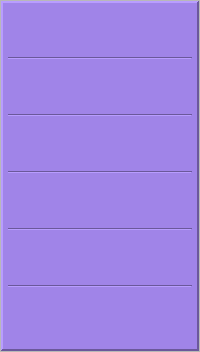
     <widget class="QFrame" name="frame_2">
      <property name="frameShape">
       <enum>QFrame::StyledPanel</enum>
      </property>
      <property name="frameShadow">
       <enum>QFrame::Raised</enum>
      </property>
      <layout class="QVBoxLayout" name="verticalLayout_2">
       <property name="spacing">
        <number>0</number>
       </property>
       <property name="leftMargin">
        <number>0</number>
       </property>
       <property name="topMargin">
        <number>0</number>
       </property>
       <property name="rightMargin">
        <number>0</number>
       </property>
       <property name="bottomMargin">
        <number>0</number>
       </property>
       <item>
        <widget class="QFrame" name="frame_3">
         <property name="minimumSize">
          <size>
           <width>0</width>
           <height>350</height>
          </size>
         </property>
         <property name="styleSheet">
          <string notr="true">background-color: rgb(160, 132, 232);</string>
         </property>
         <property name="frameShape">
          <enum>QFrame::Panel</enum>
         </property>
         <property name="frameShadow">
          <enum>QFrame::Raised</enum>
         </property>
         <property name="lineWidth">
          <number>2</number>
         </property>
         <layout class="QVBoxLayout" name="verticalLayout">
          <property name="spacing">
           <number>5</number>
          </property>
          <property name="leftMargin">
           <number>5</number>
          </property>
          <property name="topMargin">
           <number>5</number>
          </property>
          <property name="rightMargin">
           <number>5</number>
          </property>
          <property name="bottomMargin">
           <number>5</number>
          </property>
          <item>
           <widget class="QPushButton" name="home_window">
            <property name="font">
             <font>
              <stylestrategy>PreferAntialias</stylestrategy>
             </font>
            </property>
            <property name="cursor">
             <cursorShape>PointingHandCursor</cursorShape>
            </property>
            <property name="tabletTracking">
             <bool>false</bool>
            </property>
            <property name="toolTip">
             <string>Home</string>
            </property>
            <property name="styleSheet">
             <string notr="true">QPushButton {
            background-color:rgb(160, 132, 232); 
			border: None;
			padding:4px;
        }
        QPushButton:hover {
            
	background-color:rgb(224, 98, 255);
        }</string>
            </property>
            <property name="text">
             <string/>
            </property>
            <property name="icon">
             <iconset>
              <normaloff>assets/icons/home.png</normaloff>assets/icons/home.png</iconset>
            </property>
            <property name="iconSize">
             <size>
              <width>30</width>
              <height>30</height>
             </size>
            </property>
            <property name="shortcut">
             <string>Ctrl+H</string>
            </property>
           </widget>
          </item>
          <item>
           <widget class="Line" name="line_3">
            <property name="orientation">
             <enum>Qt::Horizontal</enum>
            </property>
           </widget>
          </item>
          <item>
           <widget class="QPushButton" name="addPage">
            <property name="palette">
             <palette>
              <active>
               <colorrole role="Button">
                <brush brushstyle="SolidPattern">
                 <color alpha="255">
                  <red>160</red>
                  <green>132</green>
                  <blue>232</blue>
                 </color>
                </brush>
               </colorrole>
               <colorrole role="Base">
                <brush brushstyle="SolidPattern">
                 <color alpha="255">
                  <red>160</red>
                  <green>132</green>
                  <blue>232</blue>
                 </color>
                </brush>
               </colorrole>
               <colorrole role="Window">
                <brush brushstyle="SolidPattern">
                 <color alpha="255">
                  <red>160</red>
                  <green>132</green>
                  <blue>232</blue>
                 </color>
                </brush>
               </colorrole>
              </active>
              <inactive>
               <colorrole role="Button">
                <brush brushstyle="SolidPattern">
                 <color alpha="255">
                  <red>160</red>
                  <green>132</green>
                  <blue>232</blue>
                 </color>
                </brush>
               </colorrole>
               <colorrole role="Base">
                <brush brushstyle="SolidPattern">
                 <color alpha="255">
                  <red>160</red>
                  <green>132</green>
                  <blue>232</blue>
                 </color>
                </brush>
               </colorrole>
               <colorrole role="Window">
                <brush brushstyle="SolidPattern">
                 <color alpha="255">
                  <red>160</red>
                  <green>132</green>
                  <blue>232</blue>
                 </color>
                </brush>
               </colorrole>
              </inactive>
              <disabled>
               <colorrole role="Button">
                <brush brushstyle="SolidPattern">
                 <color alpha="255">
                  <red>160</red>
                  <green>132</green>
                  <blue>232</blue>
                 </color>
                </brush>
               </colorrole>
               <colorrole role="Base">
                <brush brushstyle="SolidPattern">
                 <color alpha="255">
                  <red>160</red>
                  <green>132</green>
                  <blue>232</blue>
                 </color>
                </brush>
               </colorrole>
               <colorrole role="Window">
                <brush brushstyle="SolidPattern">
                 <color alpha="255">
                  <red>160</red>
                  <green>132</green>
                  <blue>232</blue>
                 </color>
                </brush>
               </colorrole>
              </disabled>
             </palette>
            </property>
            <property name="font">
             <font>
              <stylestrategy>PreferAntialias</stylestrategy>
             </font>
            </property>
            <property name="cursor">
             <cursorShape>PointingHandCursor</cursorShape>
            </property>
            <property name="toolTip">
             <string>Add</string>
            </property>
            <property name="styleSheet">
             <string notr="true">QPushButton {
            background-color:rgb(160, 132, 232); 
			border: None;
			padding:4px;
        }
        QPushButton:hover {
            
	background-color:rgb(224, 98, 255);
        }</string>
            </property>
            <property name="text">
             <string/>
            </property>
            <property name="icon">
             <iconset>
              <normaloff>assets/icons/icons8-login-64.png</normaloff>assets/icons/icons8-login-64.png</iconset>
            </property>
            <property name="iconSize">
             <size>
              <width>35</width>
              <height>35</height>
             </size>
            </property>
            <property name="shortcut">
             <string>Ctrl+A</string>
            </property>
           </widget>
          </item>
          <item>
           <widget class="Line" name="line_4">
            <property name="orientation">
             <enum>Qt::Horizontal</enum>
            </property>
           </widget>
          </item>
          <item>
           <widget class="QPushButton" name="updatePage_1">
            <property name="font">
             <font>
              <stylestrategy>PreferAntialias</stylestrategy>
             </font>
            </property>
            <property name="cursor">
             <cursorShape>PointingHandCursor</cursorShape>
            </property>
            <property name="toolTip">
             <string>Update</string>
            </property>
            <property name="styleSheet">
             <string notr="true">QPushButton {
            background-color:rgb(160, 132, 232); 
			border: None;
			padding:4px;
        }
        QPushButton:hover {
            
	background-color:rgb(224, 98, 255);
        }</string>
            </property>
            <property name="text">
             <string/>
            </property>
            <property name="icon">
             <iconset>
              <normaloff>assets/icons/icons8-update-100.png</normaloff>assets/icons/icons8-update-100.png</iconset>
            </property>
            <property name="iconSize">
             <size>
              <width>30</width>
              <height>30</height>
             </size>
            </property>
            <property name="shortcut">
             <string>Ctrl+U</string>
            </property>
           </widget>
          </item>
          <item>
           <widget class="Line" name="line_5">
            <property name="orientation">
             <enum>Qt::Horizontal</enum>
            </property>
           </widget>
          </item>
          <item>
           <widget class="QPushButton" name="settingsPage">
            <property name="font">
             <font>
              <stylestrategy>PreferAntialias</stylestrategy>
             </font>
            </property>
            <property name="cursor">
             <cursorShape>PointingHandCursor</cursorShape>
            </property>
            <property name="toolTip">
             <string>Settings</string>
            </property>
            <property name="styleSheet">
             <string notr="true">QPushButton {
            background-color:rgb(160, 132, 232); 
			border: None;
			padding:4px;
        }
        QPushButton:hover {
            
	background-color:rgb(224, 98, 255);
        }</string>
            </property>
            <property name="text">
             <string/>
            </property>
            <property name="icon">
             <iconset>
              <normaloff>assets/icons/settings.png</normaloff>assets/icons/settings.png</iconset>
            </property>
            <property name="iconSize">
             <size>
              <width>30</width>
              <height>30</height>
             </size>
            </property>
            <property name="shortcut">
             <string>Ctrl+Shift+S</string>
            </property>
           </widget>
          </item>
          <item>
           <widget class="Line" name="line_6">
            <property name="orientation">
             <enum>Qt::Horizontal</enum>
            </property>
           </widget>
          </item>
          <item>
           <widget class="QPushButton" name="full">
            <property name="font">
             <font>
              <stylestrategy>PreferAntialias</stylestrategy>
             </font>
            </property>
            <property name="cursor">
             <cursorShape>PointingHandCursor</cursorShape>
            </property>
            <property name="toolTip">
             <string>Toggle Fullscreen</string>
            </property>
            <property name="styleSheet">
             <string notr="true">QPushButton {
            background-color:rgb(160, 132, 232); 
			border: None;
			padding:4px;
        }
        QPushButton:hover {
            
	background-color:rgb(224, 98, 255);
        }</string>
            </property>
            <property name="text">
             <string/>
            </property>
            <property name="icon">
             <iconset>
              <normaloff>assets/icons/icons8-full-screen-100.png</normaloff>assets/icons/icons8-full-screen-100.png</iconset>
            </property>
            <property name="iconSize">
             <size>
              <width>30</width>
              <height>30</height>
             </size>
            </property>
            <property name="shortcut">
             <string>F11</string>
            </property>
           </widget>
          </item>
          <item>
           <widget class="Line" name="line_11">
            <property name="orientation">
             <enum>Qt::Horizontal</enum>
            </property>
           </widget>
          </item>
          <item>
           <widget class="QPushButton" name="exit">
            <property name="font">
             <font>
              <stylestrategy>PreferAntialias</stylestrategy>
             </font>
            </property>
            <property name="cursor">
             <cursorShape>PointingHandCursor</cursorShape>
            </property>
            <property name="toolTip">
             <string>Exit</string>
            </property>
            <property name="toolTipDuration">
             <number>-1</number>
            </property>
            <property name="styleSheet">
             <string notr="true">QPushButton {
            background-color:rgb(160, 132, 232); 
			border: None;
			padding:4px;
        }
        QPushButton:hover {
            
	background-color:rgb(224, 98, 255);
        }</string>
            </property>
            <property name="text">
             <string/>
            </property>
            <property name="icon">
             <iconset>
              <normaloff>assets/icons/sign-out.png</normaloff>assets/icons/sign-out.png</iconset>
            </property>
            <property name="iconSize">
             <size>
              <width>30</width>
              <height>30</height>
             </size>
            </property>
            <property name="shortcut">
             <string>Ctrl+S, Ctrl+S, Ctrl+S</string>
            </property>
           </widget>
          </item>
         </layout>
        </widget>
       </item>
      </layout>
     </widget>
